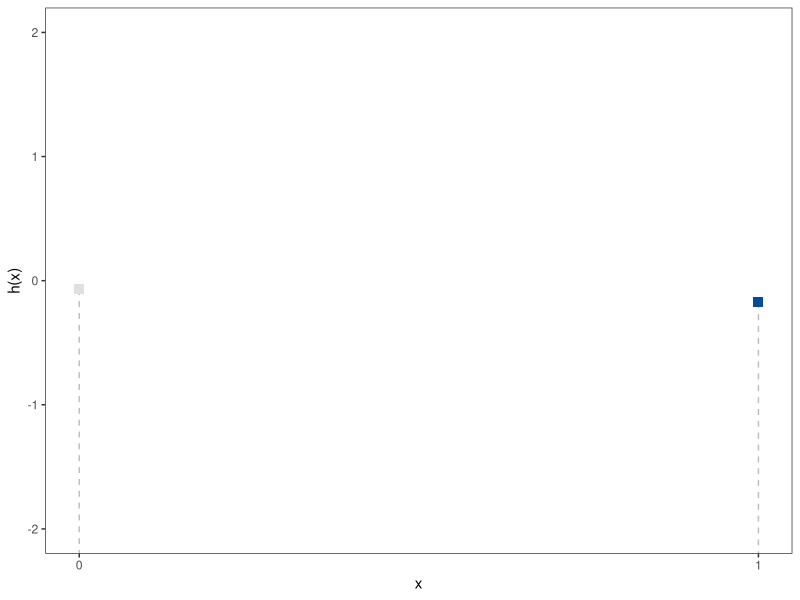
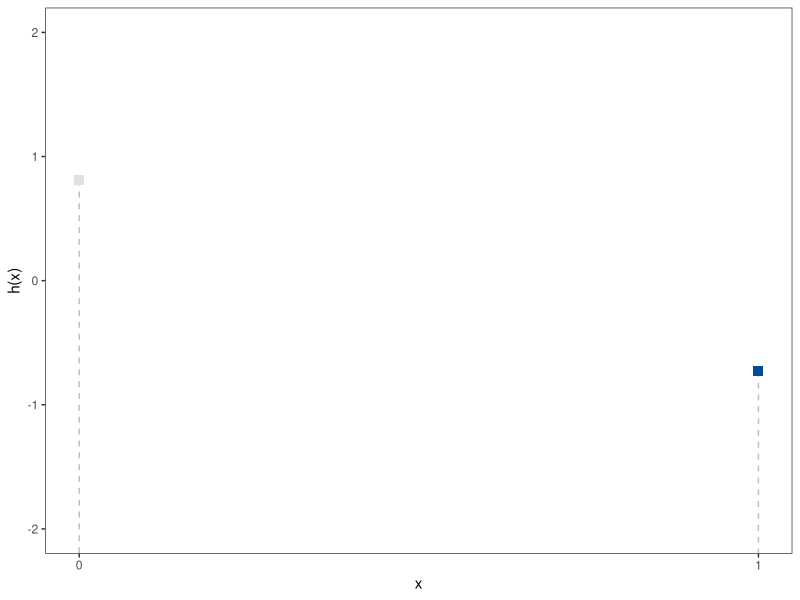
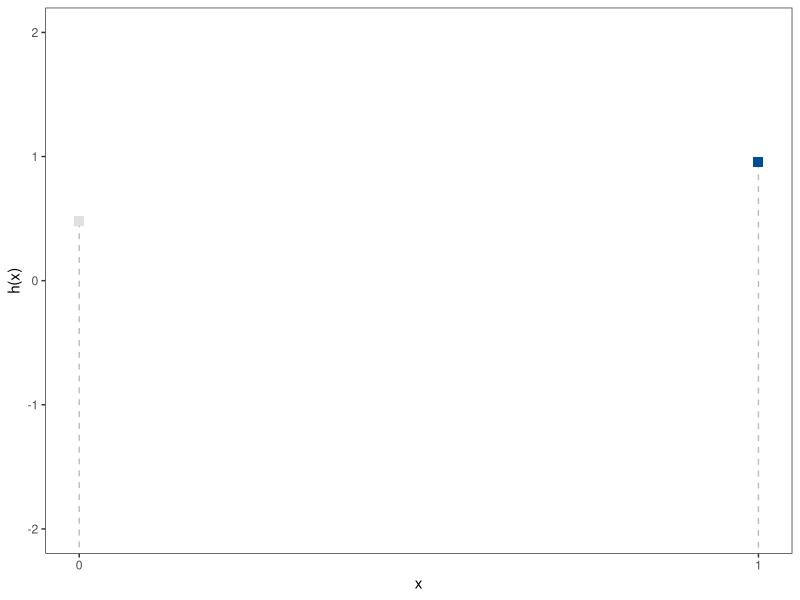
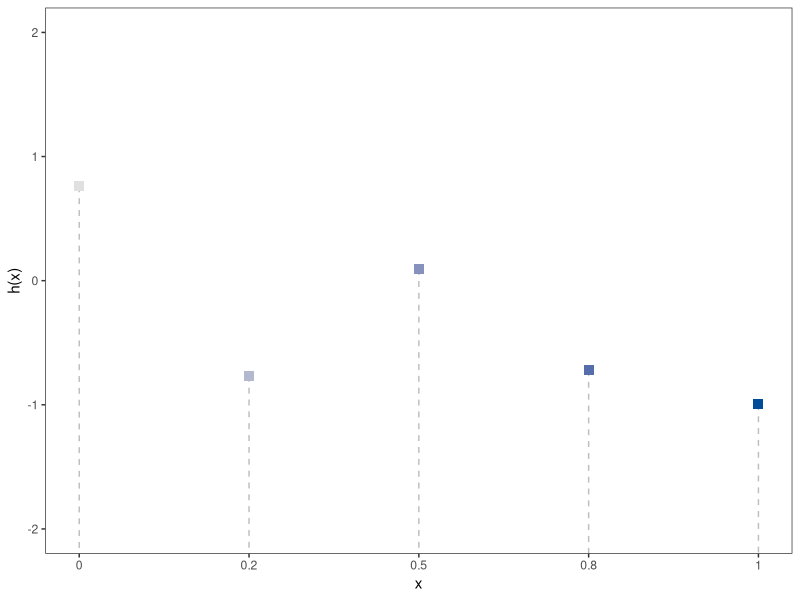
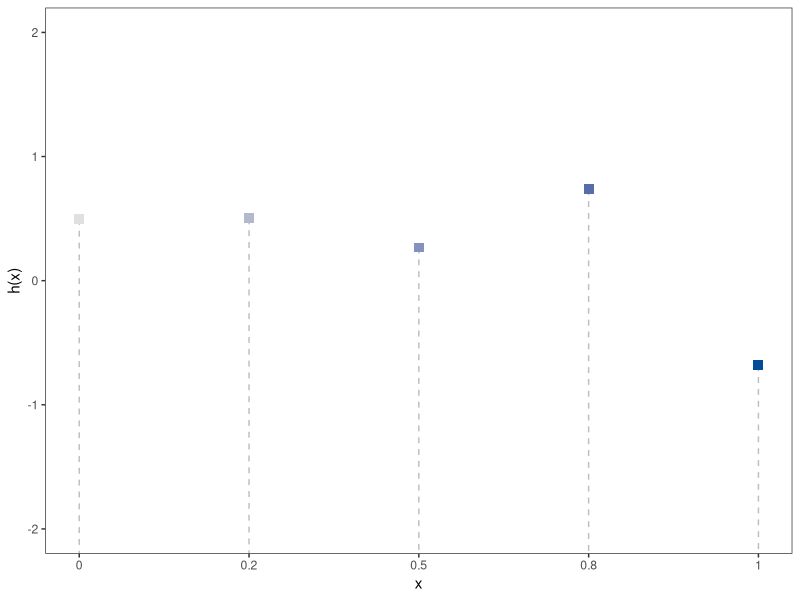
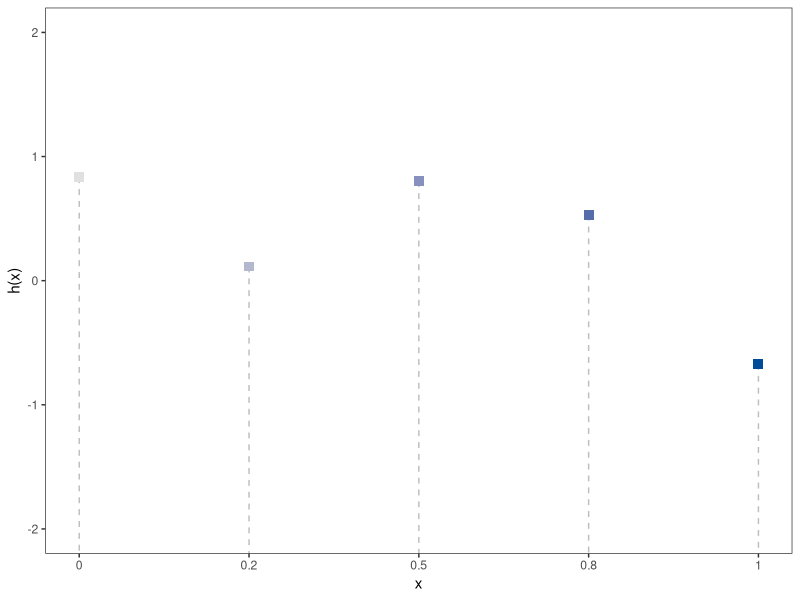
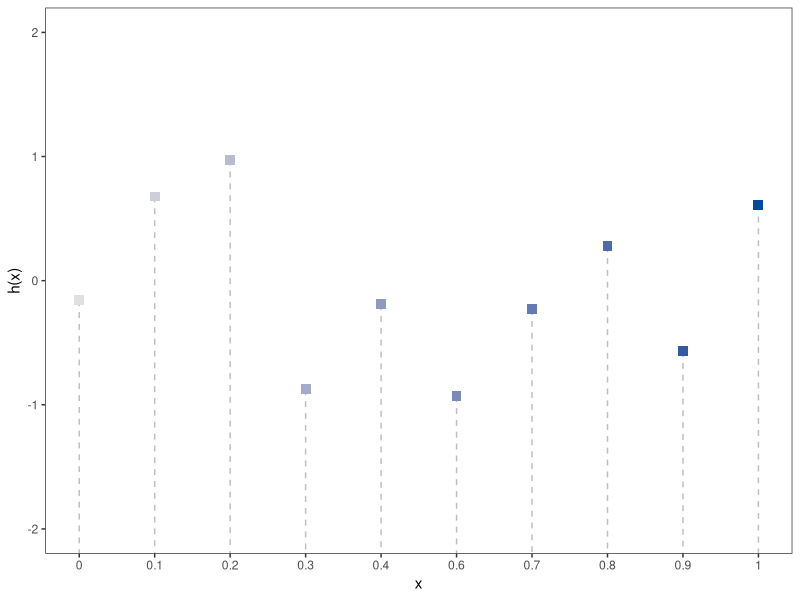
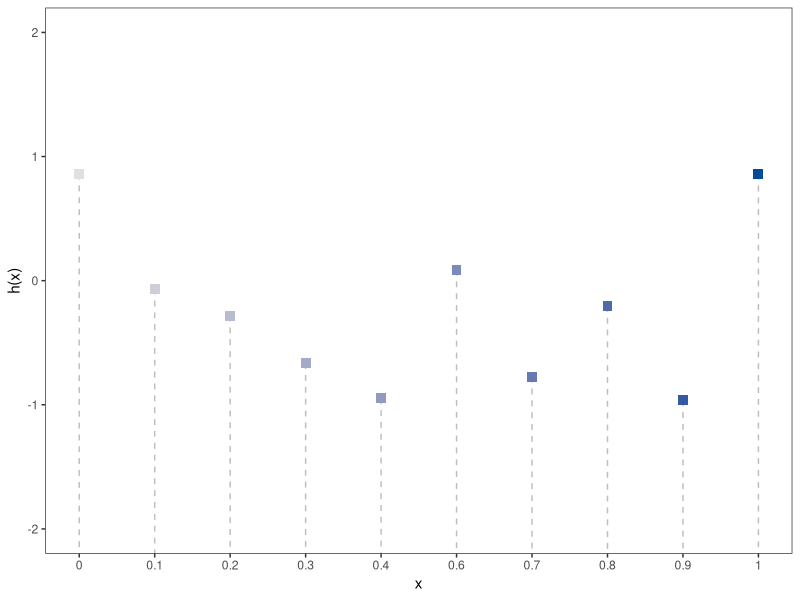

Write the R code that produced these figures, in order.
# Distributions over discrete functions

library(ggplot2)
library(gridExtra)
library(mvtnorm)
library(matrixcalc)
library(reshape2)


plotDiscreteFunction <- function(x, y, xlim, ylim) {
	
	df <- data.frame(x = x, y = y)

	p1 <- ggplot() +
		xlim(xlim) +
		theme_bw()
	if (nrow(df) >= 20) {
		# p1 = p1 + geom_line(data = df, aes(x = x, y = y, xend = x, yend = -Inf), colour = "grey", alpha = 0.5) 
		p1 <- p1 +
			geom_point(data = df,
					   aes(x = x, y = y, color = x),
					   size = 1, shape =
						   15)
  	} else {
  		p1 <- p1 +
			geom_segment(data = df,
						 aes(x = x, y = y, xend = x, yend = -Inf),
						 color = "grey",
						 lty = 2) +
			geom_point(data = df, aes(x = x, y = y, color = x), size = 3, shape = 15)
  	}
	p1 <- p1 +
		scale_x_continuous(breaks = x, labels = round(x, 1)) +
		scale_color_gradientn(colours = c(low = "#E0E0E0", high = "#004C99")) +
		ylab("h(x)") + ylim(ylim) +
		theme(
		  plot.background = element_blank(),
		  panel.grid.major = element_blank(),
		  panel.grid.minor = element_blank(),
		  legend.position = "none"
		)

	return(p1)
}

plotBivariateDensity <- function(xlim, ylim, mu, sigma) {

	grid <- expand.grid(y1 = seq(xlim[1], xlim[2], length.out = 100),
						y2 = seq(ylim[1], ylim[2], length.out = 100))

	probs <- cbind(grid,
				   density = mvtnorm::dmvnorm(grid, mean = mu, sigma = sigma))

	p2 <- ggplot() +
		xlab(expression(y[1])) +
		ylab(expression(y[2])) +
		geom_raster(data = probs,
					 aes(x = y1, y = y2, fill = density)) +
		geom_contour(data = probs,
					 aes(x = y1, y = y2, z = density),
					 colour = "white",
					 bins = 5) +
		coord_fixed(xlim = xlim, ylim = ylim) +
		guides(fill = FALSE)

	return(p2)
}


createMat <- function(n, scaleFactor) {
  m <- matrix(data = 1, nrow = n, ncol = n)
  if (scaleFactor< 0 | scaleFactor > 1)
	  stop("Scaling factor must be between 0 and 1")
  
  for (row in 1:(n-1)) {
    for (col in 1:(n-1)) {
      if (row <= col) m[row, col+1] <- round(m[row, col]*0.9, digits = 2)
      if (row >= col) m[row+1, col] <- round(m[row, col]*0.9, digits = 2)
    }
  }
  return(m)
}


squared.exp <- function(x1, x2, l = 0.1) {
  
  D <- as.matrix(dist(c(x1, x2), method = "euclidean"))
  
  K <- exp(-1 / 2 * D^2 / l^2)
  
  return(K)
}




# --- Initial Examples 

set.seed(1111)

for (ninputs in c(2, 5, 10)) {

	x <- seq(0, 1, length.out = ninputs)

	for (i in 1:3) {
		
		y <- runif(ninputs, -1, 1)

		p <- plotDiscreteFunction(x, y, xlim = c(0, 1), ylim = c(- 2, 2))

		ggsave(filename = paste0("../figure/discrete/example_", ninputs, "_", i, ".pdf"), plot = p, height = 2.5, width = 4)
	}
}

set.seed(123)

# --- Examples Created from an "arbitrary" matrix (not a kernel)
ninputs <- c(2, 5, 10)
sigma <- lapply(ninputs, function(n) {
	mat <- createMat(n, scaleFactor = 0.8)
	diag(mat) <- 1
	mat
	}
)

sigma[[1]] <- matrix(c(1, 0.5, 0.5, 1), nrow = 2)

names(sigma) <- ninputs


# Drawing functions from a normal distribution


# print(sigma)
for (input in ninputs) {

	x <- seq(0, 1, length.out = input)

	muc <- rep(0, input)
	sigmac <- sigma[[as.character(input)]]

	for (i in 1:3) {

		# Draw a sample
		y <- as.vector(rmvnorm(1, mean = muc, sigma = sigmac))

		p1 <- plotDiscreteFunction(x, y, xlim = c(0, 1), ylim = c(- 2, 3)) +
			ggtitle(paste0("Sample Function ", i, ", n = ", input))

		if (input == 2) {
			p2 <- plotBivariateDensity(mu = muc,
									   sigma = sigmac,
									   xlim = c(-2, 3),
									   ylim = c(-2, 3)) +
				geom_point(data = data.frame(),
						   aes(x = y[1], y = y[2]),
						   color = "orange",
						   size = 3) +
				theme_bw() +
				ggtitle("Density of a 2-D Gaussian") +
				ylab(expression(h[2])) +
				xlab(expression(h[1]))
		}

		if (input > 2) {
			melted_comat <- reshape2::melt(sigmac)
			p2 <- ggplot(data = melted_comat, aes(x=Var1, y=Var2, fill=value)) +
				geom_tile() +
				theme_bw() +
				ggtitle("Covariance Matrix") +
				scale_fill_gradientn(colours = c(low = "white", high = "black")) +
				scale_x_discrete(labels = 1:input, limits = 1:input) +
				scale_x_reverse() +
				scale_y_discrete(labels = 1:input, limits = 1:input) +
				theme(axis.line=element_blank(),
					  axis.ticks=element_blank(),
					  axis.title.x=element_blank(),
					  axis.title.y=element_blank(),
					  panel.border=element_blank(),
					  axis.text.x=element_blank(),
					  axis.text.y = element_blank(),
					  panel.grid.major=element_blank())
		}

		ggsave(paste0("../figure/discrete/example_norm_", input, "_", i, "_a.pdf"), p1, width = 3, height = 3)
		ggsave(paste0("../figure/discrete/example_norm_", input, "_", i, "_b.pdf"), p2, width = 3, height = 3)

	}
}


# --- Two extreme Cases 

set.seed(123)

input <- 50

muc <- rep(0, input)
sigmac <- matrix(0.999, input, input) + 0.01 * diag(input)

x <- seq(0, 1, length.out = input)
y <- as.vector(rmvnorm(1, mean = muc, sigma = sigmac))
		
p1 <- plotDiscreteFunction(x, y, xlim = c(0, 4), ylim = c(- 2, 2)) +
	theme(axis.text.x=element_blank()) +
	ggtitle(paste0("Sample Function for a)", ", n = ", input)) + ylim(c(-2, 2))

ggsave(paste0("../figure/discrete/example_extreme_", input, "_1.pdf"), p1, width = 3.5, height = 3)

sigmac <- diag(input)
y <- as.vector(rmvnorm(1, mean = muc, sigma = sigmac))

p1 <- plotDiscreteFunction(x, y, xlim = c(0, 4), ylim = c(- 2, 2)) +
	theme(axis.text.x=element_blank()) +
	ggtitle(paste0("Sample Function for b)", ", n = ", input)) +
	ylim(c(-2, 2))

ggsave(paste0("../figure/discrete/example_extreme_", input, "_2.pdf"), p1, width = 3.5, height = 3)

p1 <- p1 +
	ggtitle(paste0("Sample Function for b) K = I", ", n = ", input)) +
	ylim(c(-2, 2))

ggsave(paste0("../figure/discrete/example_extreme_", input, "_4.pdf"), p1, width = 3.5, height = 3)


sigmac <- squared.exp(x, x, l = 0.1)[1:input, 1:input]
y <- as.vector(rmvnorm(1, mean = muc, sigma = sigmac))

p1 <- plotDiscreteFunction(x, y, xlim = c(0, 4), ylim = c(- 2, 2)) +
	theme(axis.text.x=element_blank()) +
	ggtitle(paste0("Sample Function for c)", ", n = ", input)) +
	ylim(c(-2, 2))

ggsave(paste0("../figure/discrete/example_extreme_", input, "_3.pdf"), p1, width = 3.5, height = 3)



# --- Drawing Functions From a True Kernel Matrix

# Drawing functions from a normal distribution 
ninputs <- c(10, 50, 200)

plist <- list()

# print(sigma)
plist <- lapply(ninputs, function(input) {

	x <- seq(0, 1, length.out = input)

	muc <- rep(0, input)
	sigmac <- squared.exp(x, x, l = 0.1)[1:input, 1:input]

	# Draw a sample 
	y <- as.vector(MASS::mvrnorm(1, mu = muc, Sigma = sigmac))
			
	p <- plotDiscreteFunction(x, y, xlim = c(0, 4), ylim = c(- 2, 2)) +
		ggtitle(paste0("n = ", input)) +
		theme(axis.text.x = element_blank())
	p
})

ggsave(paste0("../figure/discrete/example_limit.pdf"), do.call(grid.arrange, c(plist, nrow = 1)), width = 8, height = 3)


set.seed(123)
ninputs <- c(5, 10, 50)

# print(sigma)
for (input in ninputs) {

	x <- runif(input, 0, 1)

	muc <- rep(0, input)
	sigmac <- squared.exp(x, x, l = 0.1)[1:input, 1:input]

	# Draw a sample
	y <- as.vector(MASS::mvrnorm(1, mu = muc, Sigma = sigmac))

	p1 <- plotDiscreteFunction(x, y, xlim = c(0, 4), ylim = c(- 2, 2)) +
		ggtitle(paste0("Sample Function, n = ", input)) +
		theme(axis.text.x = element_blank())

	ggsave(paste0("../figure/discrete/example_marginalization_", input, ".pdf"), p1, width = 3, height = 3)
}




# mu = c(2, 1) # mean vector
# sigma = matrix(c(1, 0.5, 0.5, 1), ncol = 2) # covariance matrix 

# grid = expand.grid(y1 = seq(-1, 4, length.out = 100), y2 = seq(-1, 4, length.out = 100))

# probs = cbind(grid, density = mvtnorm::dmvnorm(grid, mean = mu, sigma = sigma))

# p2 = ggplot() + xlab(expression(y[1])) + ylab(expression(y[2]))
# p2 = p2 + geom_raster(data = probs, aes(x = y1, y = y2, fill = density)) 
# p2 = p2 + geom_contour(data = probs, aes(x = y1, y = y2, z = density), colour = "white", bins = 5) 
# p2 = p2 + coord_fixed(xlim = c(- 0.5, 3.5), ylim = c(- 0.5, 3.5)) + guides(fill = FALSE) 

# ggsave(filename = "figure_man/bivariate_density.png", plot = p2, height = 3, width = 6)



# df1 = data.frame(x = x, y = t(y), label = "Sample 1")
# p1 = ggplot() + ylim(c(0, 3)) + xlim(c(0, 3)) + theme_bw() + geom_vline(data = df, aes(xintercept = x), color = "grey", lty = 2)
# p1 = p1 + geom_point(data = df1, aes(x = x, y = y, color = label), size = 3)
# p1 = p1 + guides(color = FALSE)

# g = grid.arrange(p1, p2, ncol = 2)

# ggsave(filename = "figure_man/discrete_sample1.png", plot = grid.arrange(p1, p2, ncol = 2), height = 3, width = 6)

# # Drawing another sample
# y = rmvnorm(1, mean = mu, sigma = sigma)
# df2 = rbind(df2, data.frame(x = y[1], y = y[2], label = "Sample 2"))

# p2 = ggplot() + xlab(expression(y[1])) + ylab(expression(y[2]))
# p2 = p2 + geom_raster(data = probs, aes(x = y1, y = y2, fill = density)) 
# p2 = p2 + geom_contour(data = probs, aes(x = y1, y = y2, z = density), colour = "white", bins = 5) 
# p2 = p2 + coord_fixed(xlim = c(- 0.5, 3.5), ylim = c(- 0.5, 3.5)) + guides(fill = FALSE) 
# p2 = p2 + geom_point(data = df2, aes(x = x, y = y, color = label), size = 3) 
# p2 = p2 + geom_text(data = df2, aes(x = x, y = y + 0.3, color = label, label = label), size = 4)
# p2 = p2 + geom_segment(data = df2, aes(x = x, xend = x, y = y, yend = -1, color = label), lty = 2)
# p2 = p2 + geom_segment(data = df2, aes(x = -1, xend = x, y = y, yend = y, color = label), lty = 2) 
# p2 = p2 + guides(color = FALSE)

# df1 = rbind(df1, data.frame(x = x, y = t(y), label = "Sample 2"))
# p1 = ggplot() + ylim(c(0, 3)) + xlim(c(0, 3)) + theme_bw() + geom_vline(data = df, aes(xintercept = x), color = "grey", lty = 2)
# p1 = p1 + geom_point(data = df1, aes(x = x, y = y, color = label), size = 3)
# p1 = p1 + guides(color = FALSE)

# g = grid.arrange(p1, p2, ncol = 2)

# ggsave(filename = "figure_man/discrete_sample2.png", plot = g, height = 3, width = 6)
